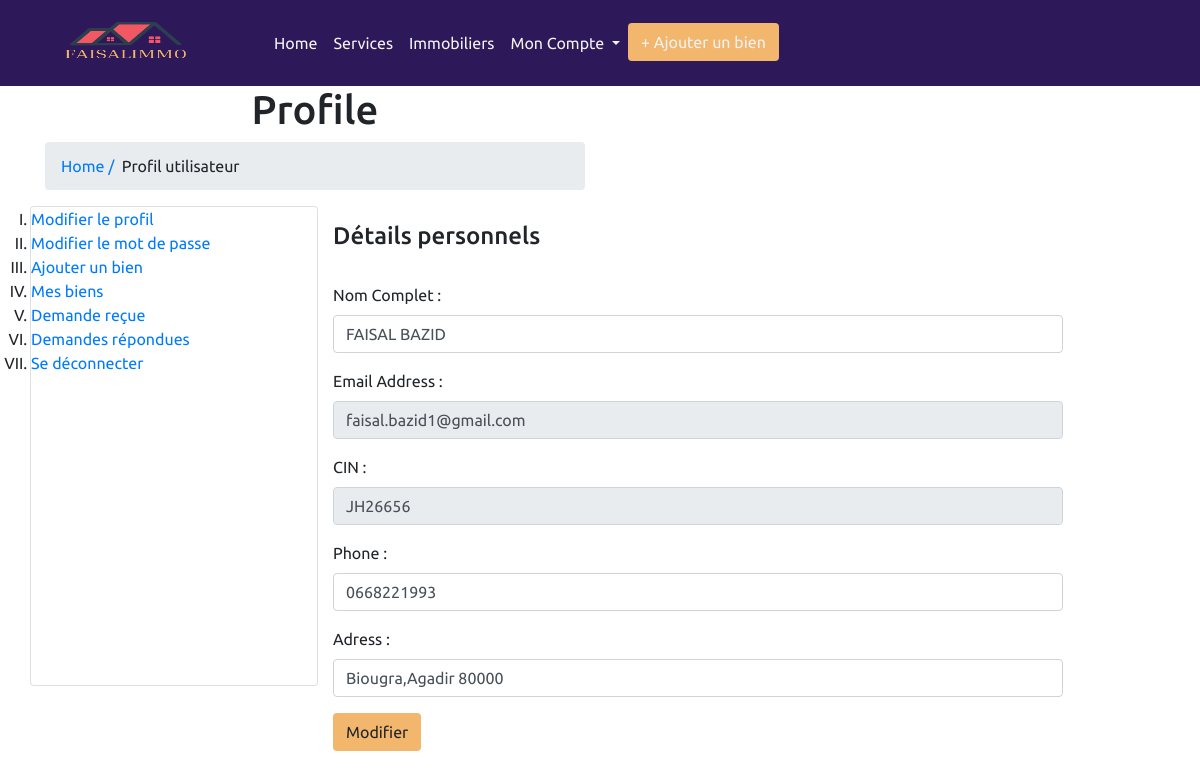
Screenshot of /user-profile.php (signed in) with the database file from the repository.
### tables this page shows
CREATE TABLE `personne` (
  `id_per` int(11) NOT NULL,
  `cin` varchar(9) NOT NULL,
  `nom` varchar(20) NOT NULL,
  `email` varchar(255) NOT NULL,
  `mdp` char(60) NOT NULL,
  `tel` varchar(20) NOT NULL,
  `adress` varchar(255) NOT NULL,
  `type_per` int(5) DEFAULT NULL
);

### user-profile.php (the view, shortened to what this page needs)
<?php
include('includes/header.php');
?>
<!DOCTYPE html>
<html lang="en">
<head>
    <link rel="stylesheet" href="https://cdn.jsdelivr.net/npm/bootstrap@4.4.1/dist/css/bootstrap.min.css">
</head>
<body>
<section id="page-title" class="page-title bg-overlay bg-overlay-dark2">
            <div class="container">
                <div class="row">
                    <div class="col-xs-12 col-sm-12 col-md-6 col-md-offset-3">
                        <div class="title title-1 text-center">
                            <div class="title--content">
                                <div class="title--heading">
                                    <h1> Profile</h1>
                                </div>
                                <ol class="breadcrumb">
                                    <li><a href="user-profile.php">Home /</a></li>
                                    <li class="active">  &nbsp Profil utilisateur</li>
                                </ol>
                            </div>
                        </div>
                        </div>
                </div>
            </div>
        </section>
        <section id="user-profile" class="user-profile">
            <div class="container">
                <div class="row">
                <?php include_once('includes/sidebar.php');?>
                    <div class="col-xs-12 col-sm-12 col-md-8">
                        <form class="mb-0" method="post">
                            <div class="form-box">
                                <?php
  $id_per=$_SESSION['s_id_per'];
$result=mysqli_query($con,"select * from personne where id_per='$id_per'");
while ($row=mysqli_fetch_array($result)) {
?>
                                <h4 class="form--title">Détails personnels </h4> <br>
                                <div class="form-group">
                                    <label for="nom">Nom Complet :</label>
                                    <input type="text" class="form-control" name="nom" id="nom" required="true" value="<?php  echo $row['nom'];?>">
                                </div>
                                <div class="form-group">
                                    <label for="email">Email Address :</label>
                                    <input type="email" class="form-control" name="email" id="email" readonly="true" value="<?php  echo $row['email'];?>">
                                </div>
                                <div class="form-group">
                                    <label for="cin">CIN :</label>
                                    <input type="text" class="form-control" name="cin" id="cin" readonly="true" value="<?php  echo $row['cin'];?>">
                                </div>
                                <div class="form-group">
                                    <label for="phone-number">Phone :</label>
                                    <input type="tel" class="form-control" name="tel" id="tel" required="true" value="<?php  echo $row['tel'];?>">
                                </div>
                                <div class="form-group">
                                    <label for="adress">Adress :</label>
                                    <input type="text" class="form-control" name="adress" id="adress" required="true" value="<?php  echo $row['adress'];?>">
                                </div>
                            </div>
                            <?php }?>
                            <input type="submit" value="Modifier" name="submit" class="btn">
                        </form>
                    </div>
                </div>
            </div>
        </section>
</body>
</html>

### includes/header.php (style rules this page uses)
:root { --color-white: #F2F2F2 ; --color-orange: #F2B66D ; --color-blue: #4843D9; --color-blue2: #2D1859; --color-pink:#F25764 ; }
* { padding:0; margin:0; box-sizing:border-box; font-family: 'Ubuntu', sans-serif; }

### user-profile.php (style rules this page uses)
.btn { background-color:#F2B66D; }

### rows the page displays
personne: nom "FAISAL BAZID", email "faisal.bazid1@gmail.com", cin "JH26656", tel "0668221993", adress "Biougra,Agadir 80000"
